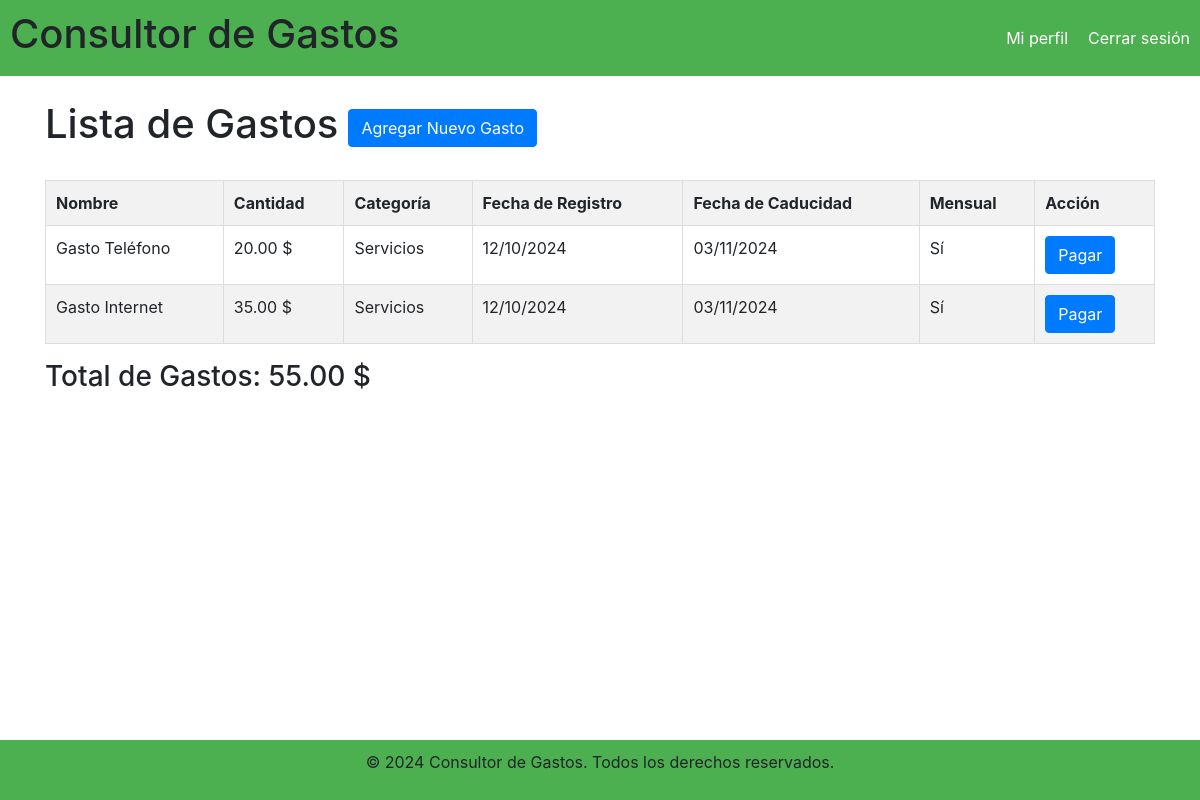
Screenshot of /gastos/ (signed in) with the database file from the repository.
### bills/models.py (models this page shows, shortened)
class Gasto(models.Model):
    id = models.AutoField(primary_key=True)
    nombre = models.CharField(max_length=100)
    cantidad = models.DecimalField(max_digits=10, decimal_places=2)
    categoria = models.CharField(max_length=100)
    fecha_registro = models.DateField(auto_now_add=True)
    fecha_caducidad = models.DateField()
    mensual = models.BooleanField(default=False)
    pagado = models.BooleanField(default=False)
    info = models.CharField(max_length=100, null=True)
    imagen = models.ImageField(upload_to='gastos/', blank=True, null=True)
    usuario = models.ForeignKey(Usuario, on_delete=models.CASCADE, related_name='gastos', null=True)

### bills/views.py (the view)
# urls.py: path('', views.lista_gastos, name='lista_gastos'),
def lista_gastos(request):
    usuario = get_object_or_404(Usuario, id=request.session['usuario_id'])
    gastos = Gasto.objects.filter(usuario=usuario)
    total_gastos = sum(gasto.cantidad for gasto in gastos)
    return render(request, 'bills/lista_gastos.html', {'gastos': gastos, 'total_gastos': total_gastos})

### bills/templates/bills/lista_gastos.html (shortened to what this page needs)
{% extends "bills/base.html" %}
{% block content %}
<!DOCTYPE html>
<html lang="es">
<head>
    <link rel="stylesheet" href="https://stackpath.bootstrapcdn.com/bootstrap/4.5.2/css/bootstrap.min.css">
</head>
<body>
    <div class="container">
        <div style="display: flex; align-items: center;">
            <h1>Lista de Gastos</h1>
            <button type="button" class="btn btn-primary"
                    style="margin-left: 10px;"
                    onclick="window.location.href='../../gastos/agregar'">
                Agregar Nuevo Gasto
            </button>
        </div>
        <br>
        {% if gastos %}
        <div class="table-responsive">
            <table class="table table-striped table-bordered">
                <tr>
                    <th style="padding: 10px; border: 1px solid #ddd;">Nombre</th>
                    <th style="padding: 10px; border: 1px solid #ddd;">Cantidad</th>
                    <th style="padding: 10px; border: 1px solid #ddd;">Categoría</th>
                    <th style="padding: 10px; border: 1px solid #ddd;">Fecha de Registro</th>
                    <th style="padding: 10px; border: 1px solid #ddd;">Fecha de Caducidad</th>
                    <th style="padding: 10px; border: 1px solid #ddd;">Mensual</th>
                    <th style="padding: 10px; border: 1px solid #ddd;">Acción</th>
                </tr>
                {% for gasto in gastos %}
                <tr>
                    <td style="padding: 10px; border: 1px solid #ddd;">{{ gasto.nombre }}</td>
                    <td style="padding: 10px; border: 1px solid #ddd;">{{ gasto.cantidad }} $</td>
                    <td style="padding: 10px; border: 1px solid #ddd;">{{ gasto.categoria }}</td>
                    <td style="padding: 10px; border: 1px solid #ddd;">{{ gasto.fecha_registro|date:"d/m/Y" }}</td>
                    <td style="padding: 10px; border: 1px solid #ddd;">{{ gasto.fecha_caducidad|date:"d/m/Y" }}</td>
                    <td style="padding: 10px; border: 1px solid #ddd;">{{ gasto.mensual|yesno:"Sí,No" }}</td>
                    <td style="padding: 10px; border: 1px solid #ddd;">
                        {% if not gasto.pagado %}
                            <button type="submit" class="btn btn-primary" onclick="window.location.href='../../gastos/pagar/{{ gasto.id }}'">Pagar</button>
                        {% else %}
                        <button type="button" class="btn btn-primary" onclick="window.location.href='../../gastos/detalle/{{ gasto.id }}'">Ver Detalles</button>
                        {% endif %}
                    </td>
                </tr>
                {% endfor %}
            </table>
        </div>
            <h3>Total de Gastos: {{ total_gastos }} $</h3>
        {% else %}
            <p>No hay gastos registrados.</p>
        {% endif %}
    </div>
</body>
</html>
{% endblock %}

### bills/templates/bills/base.html (shortened to what this page needs)
{% load static %}
<!DOCTYPE html>
<html lang="es">
<head>
</head>
<body>
    <header class="header">
        <div class="header-content-input">
            <h1><a href="/gastos" style="text-decoration: none; color: inherit;">Consultor de Gastos</a></h1>
            <div class="header-content">
                <a href="/gastos/perfil" class="profile-link">Mi perfil</a>
                <a href="/gastos/login" class="profile-link">Cerrar sesión</a>
            </div>
        </div>
    </header>
    <main>
        <br>
        {% block content %}
        {% endblock %}
    </main>
    <footer>
        <p>&copy; 2024 Consultor de Gastos. Todos los derechos reservados.</p>
    </footer>
</body>
</html>

### bills/templates/bills/base.html (style rules this page uses)
body { font-family: Arial, sans-serif; margin: 0; padding: 0; display: flex; flex-direction: column; height: 100vh; }
.header { background-color: #4CAF50; padding: 10px; }
.header-content { display: flex; align-items: center; text-decoration: none; color: inherit; }
.header-content-input { display: flex; align-items: center; justify-content: space-between; text-decoration: none; color: inherit; }
h1 { margin: 0; }
.profile-link { margin-left: 20px; text-decoration: none; color: white; }
main { flex: 1; }
footer { background-color: #4CAF50; text-align: center; padding: 10px; }

### rows the page displays
Gasto: nombre "Gasto Teléfono", cantidad "20.00", categoria "Servicios", fecha_registro "12/10/2024", fecha_caducidad "03/11/2024", mensual "Sí"
Gasto: nombre "Gasto Internet", cantidad "35.00", categoria "Servicios", fecha_registro "12/10/2024", fecha_caducidad "03/11/2024", mensual "Sí"

### other values shown
{{ total_gastos }} "55.00"
